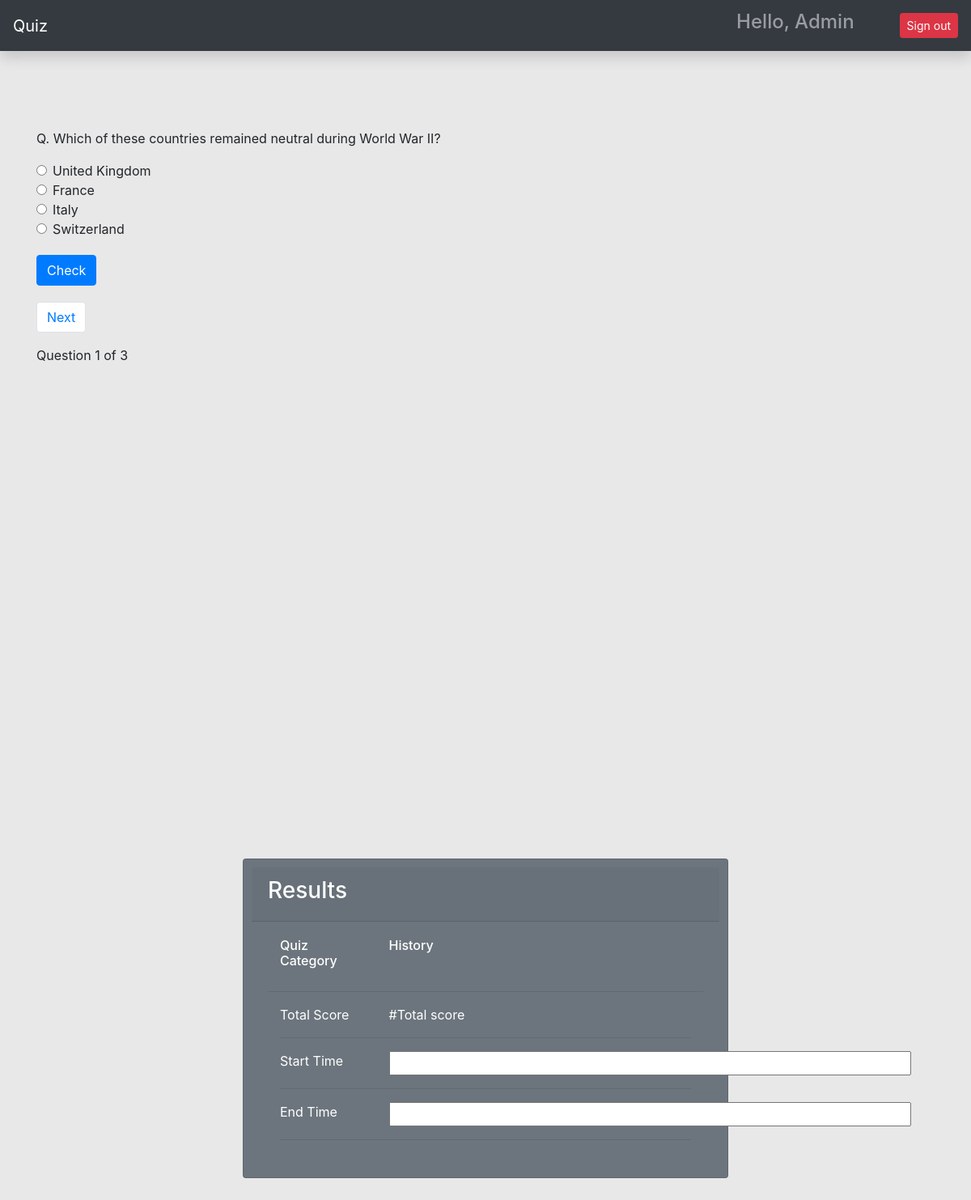
The app's page /quiz/category/3/ (signed in), older data.
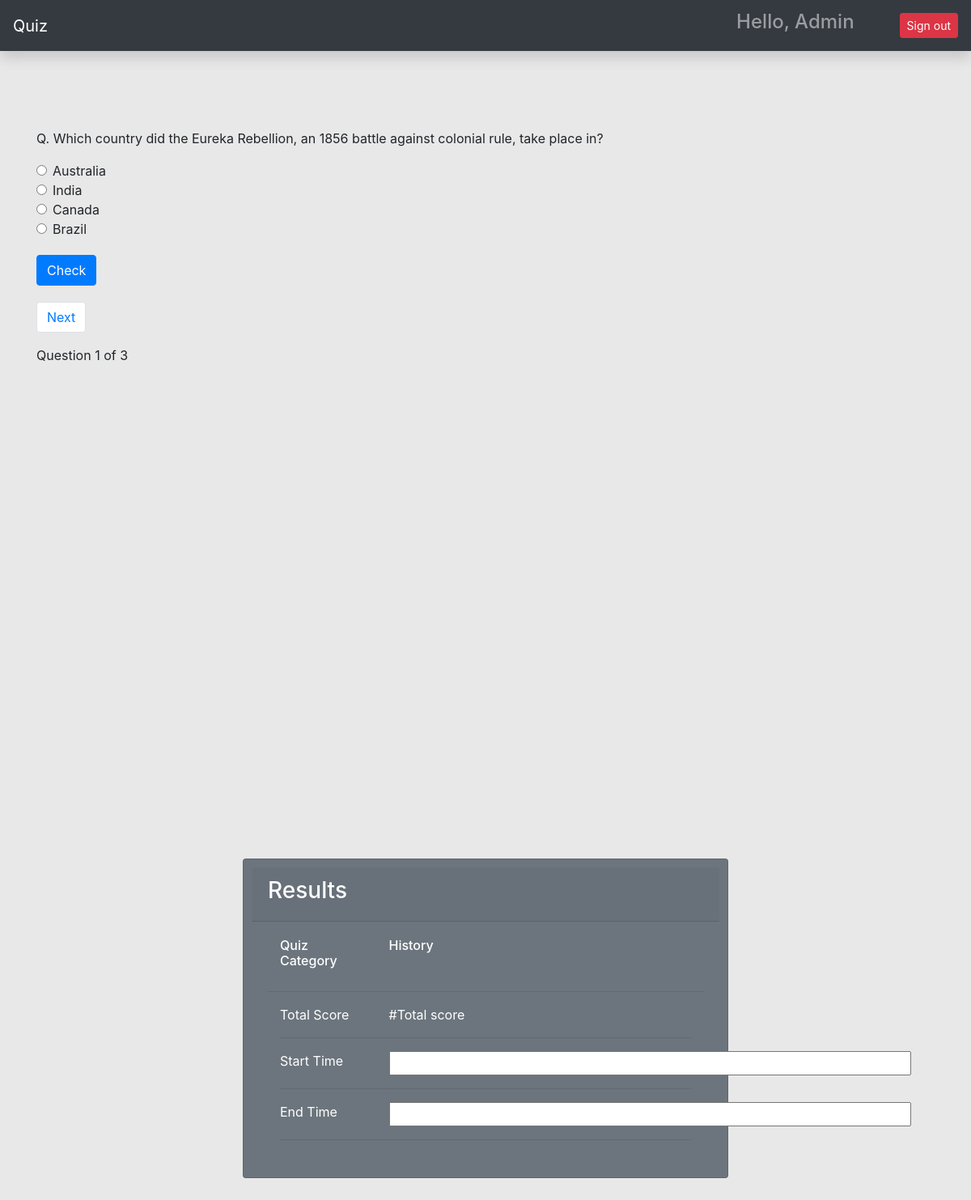
The same page, newer data.
### quiz/models.py (models this page shows, shortened)
class Question(models.Model):
    choice = models.ForeignKey(Category, on_delete=models.CASCADE)
    question = models.CharField(max_length=250)
    answer = models.CharField(max_length=100)
    option_one = models.CharField(max_length=100)
    option_two = models.CharField(max_length=100)
    option_three = models.CharField(max_length=100, blank=True)
    option_four = models.CharField(max_length=100, blank=True)
    created_at = models.DateTimeField(auto_now_add=True)
    updated_at = models.DateTimeField(auto_now=True)

class Category(models.Model):
    owner = models.ForeignKey(to=User, on_delete=models.CASCADE)
    category = models.CharField(max_length=200)
    def __str__(self):
        return self.category

### quiz/views.py (the view, shortened to what this page needs)
# urls.py: path('category/<int:pk>/', take_quiz, name='take_quiz'),
@login_required(login_url='/login/')
def take_quiz(request, pk):
    questions = Question.objects.filter(choice=pk).order_by('-created_at')
    paginator = Paginator(questions,1)
    page_number = request.GET.get('page')
    page_obj = Paginator.get_page(paginator, page_number)
    context = {'questions': questions, 'page_obj': page_obj,}
    if request.method == 'GET':
        request.session['previous_page'] = request.path_info + "?page=" + request.GET.get("page", '1')
        return render(request, 'quiz.html', context)

### templates/quiz.html (shortened to what this page needs)
{% extends 'base.html' %}
{% load static %}
{% block content %}
<div id="section1">
<div class="container mt-5 pt-5">
{% for question in page_obj %}
<form action="" method="post">
  <p>Q. {{question.question}}</p>
  <div class="form-check">
  <input class="form-check-input" type="radio" name="option" id="option_one" value="{{question.option_one}}">
    {{question.option_one}}
</div>
<div class="form-check">
  <input class="form-check-input" type="radio" name="option" id="option_two" value="{{question.option_two}}">
    {{question.option_two}}
</div>
<div class="form-check">
  <input class="form-check-input" type="radio" name="option" id="option_three" value="{{question.option_three}}">
    {{question.option_three}}
</div>
<div class="form-check lower-radio">
  <input class="form-check-input" type="radio" name="option" id="option_four" value="{{question.option_four}}">
    {{question.option_four}}
</div>
  <input class="btn btn-primary check-btn" type="submit" value="Check" id="check" onclick="displayRadioValue();"/>
</form>
</div>
{% endfor %}
<div class="container">
  <div class="pagination-btns">
    <ol class="pagination align-right mr-auto">
    {% if page_obj.has_next %}
      <li class="page-item">
        <a id="next-btn" class="page-link btn btn-success" href="?page={{ page_obj.next_page_number }}" id="next-button" >Next</a>
      </li>
      {% endif %}
    </ol>
Question {{page_obj.number}} of {{page_obj.paginator.num_pages}}
</div>
</div>
</div>
<div  id="section2">
<div class="card text-white bg-secondary mb-3 quizresults">
    <div class="card-header"><h3>Results</h3></div>
    <div class="card-body">
    <div class="container">
    <div class="row">
      <h6 class="card-title col-3">Quiz Category</h6>
      {% for question in page_obj %}
      <h6 class="card-title col-8">{{question.choice}} </h6>
      {% endfor %}
    </div>
    </div>
    <hr>
      <p class="card-text">
      <div class="container">
      <div class="row">
        <div class="col-3">Total Score</div>
        <div class="col-8">#Total score</div>
      </div>
      <hr>
      <div class="row">
        <div class="col-3">Start Time</div>
        <div class="col-8" id="displayStartTime">
        <input type="text" size="58" id="startTimeField" readonly="true">
        </div>
      </div>
      <hr>
      <div class="row">
        <div class="col-3">End Time</div>
        <div class="col-8" id="displayEndTime">
        <input type="text" size="58" id="endTimeField" readonly="true">
        </div>
      </div>
      <hr>
      </div>
      </p>
    </div>
  </div>
</div>
{% endblock content %}

### templates/base.html (shortened to what this page needs)
{% load static %}
<html lang="en">
  <head>
    <link href="{% static 'css/bootstrap.min.css'%}" rel="stylesheet" />
    <link href="{% static 'css/main.css'%}" rel="stylesheet" />
    <link
      rel="stylesheet"
      href="https://maxcdn.bootstrapcdn.com/bootstrap/4.0.0/css/bootstrap.min.css"
    />
    <link rel="stylesheet" href="{% static 'css/styles.css' %}">
  </head>
  <body>
    <nav
      class="navbar navbar-dark sticky-top bg-dark flex-md-nowrap p-0 shadow"
    >
      <a class="navbar-brand col-md-3 col-lg-2 me-0 px-3" href="#"
        >Quiz</a
      >
      <ul class="navbar-nav px-3" style="display: flex; flex-direction: row; align-items:center;">
      <li class="nav-item text-nowrap">
      <div href="" class="nav-link">
      <h4 class="text text-capitalize">
      Hello, {{request.user.username}}
      </h4>
      </div>
      </li>
        <li class="nav-item text-nowrap mt-3 ml-2">
          <form action="{% url 'logout' %}" method="post">
            <input class="btn btn-danger btn-sm ml-5" type="submit" value="Sign out">
          </form>
        </li>
      </ul>
    </nav>
    {% block content %}
    {% endblock content %}
  </body>
</html>

### quiz/static/css/styles.css (style rules this page uses)
body { overflow: hidden; background-color: #E8E8E8; }
.check-btn { margin-top: 10px; }
.pagination-btns { margin-top: 20px; }
.lower-radio { margin-bottom: 10px; }
.quizresults { margin: auto; margin-top: 150px; width: 50%; padding: 10px; }
#section1 { height: 100vh; }
#section2 { height: 100vh; }

Row changes from the older to the newer data that the page shows:
no longer on this page (row edited): Question: question "Which of these countries remained neutral during World War II?", option_one "United Kingdom", option_two "France", option_three "Italy", option_four "Switzerland", choice "History"
now on this page (row edited): Question: question "Which country did the Eureka Rebellion, an 1856 battle against colonial rule, take place in?", option_one "Australia", option_two "India", option_three "Canada", option_four "Brazil", choice "History"
